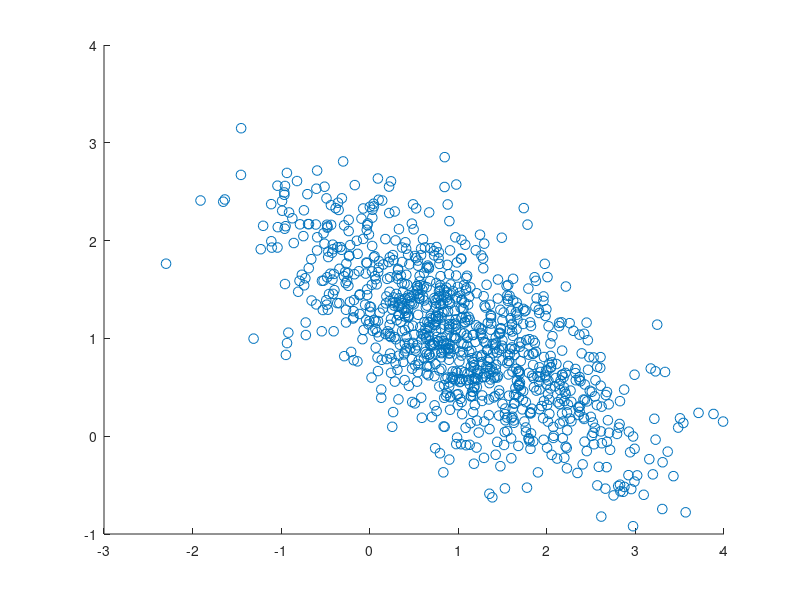

Source code (MATLAB): (Note: this script raises an error after producing the figure.)
Sigma = [1 -0.5;-0.5 0.5];
mu = [1 1];
mu2=repmat(mu,1000,1);
[n,d]=size(mu2);
[E,Lambda]=eig(Sigma);
U = sqrt(Lambda)*E';
X = randn(n,d)*U + mu2;
scatter(X(:,1),X(:,2),50,"k.");
hold on

a = -3:.1:5; 
b = -3:.1:5; 
syms a b
[X,Y] = meshgrid(x,y); 
D = @(a,b)sqrt(([a b]-mu)*inv(Sigma)*([a b]-mu)');
fcontour(D,[-3 5 -3 5],'LineWidth',1.5)
legend("samples","Mahalanobis distance");
xlabel('x1','FontSize',12);
ylabel('x2','FontSize',12);
hold off